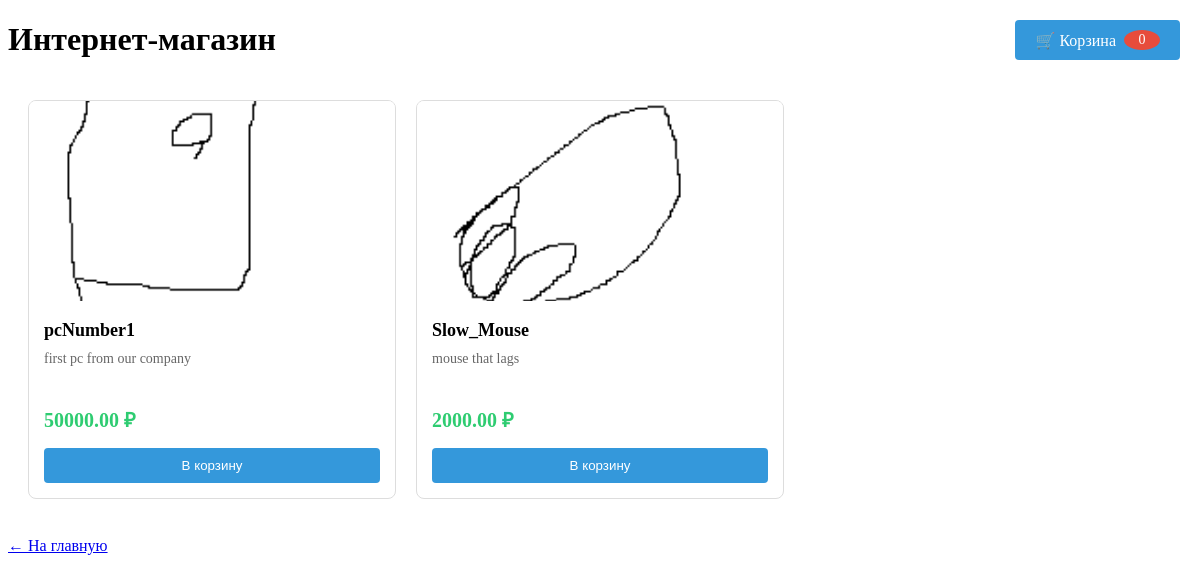
The app's page /shop/ with its own data.
### shop/models.py (models this page shows, shortened)
class Product(models.Model):
    name = models.CharField('Название', max_length=200)
    description = models.TextField('Описание', blank=True)
    price = models.DecimalField('Цена', max_digits=10, decimal_places=2)
    image = models.ImageField('Изображение', upload_to='products/', blank=True)
    created_at = models.DateTimeField(auto_now_add=True)
    is_active = models.BooleanField('Активен', default=True)
    class Meta:
        verbose_name = 'Товар'
        verbose_name_plural = 'Товары'
        ordering = ['-created_at']

### shop/views.py (the view)
# urls.py: path('', views.index, name='index'),
def index(request):
    products = Product.objects.filter(is_active=True)
    cart_count = 0
    if request.user.is_authenticated:
        cart, created = Cart.objects.get_or_create(user=request.user)
        cart_count = cart.get_item_count()
    return render(request, 'shop/index.html', {
        'title': 'Интернет-магазин',
        'products': products,
        'cart_count': cart_count
    })

### shop/templates/shop/index.html (shortened to what this page needs)
<!DOCTYPE html>
<html>
<head>
</head>
<body>
    <h1>{{ title }}</h1>
    <a href="{% url 'shop:cart' %}" class="cart-link">
        🛒 Корзина
        <span class="cart-count" id="cart-count">{{ cart_count|default:0 }}</span>
    </a>
    <div class="products-grid">
        {% for product in products %}
        <div class="product-card">
            {% if product.image %}
                <img src="{{ product.image.url }}" alt="{{ product.name }}" class="product-image">
            {% else %}
                <div class="product-image" style="display: flex; align-items: center; justify-content: center; background: #f0f0f0;">
                    <span style="font-size: 48px;">📦</span>
                </div>
            {% endif %}
            <div class="product-info">
                <h3 class="product-name">{{ product.name }}</h3>
                <p class="product-description">{{ product.description|truncatewords:15 }}</p>
                <div class="product-price">{{ product.price }} ₽</div>
                <form method="post" action="{% url 'shop:add_to_cart' product.id %}" class="add-to-cart-form">
                    <button type="submit" class="btn-buy">В корзину</button>
                </form>
            </div>
        </div>
        {% empty %}
        <div class="no-products">
            <p>Товаров пока нет</p>
        </div>
        {% endfor %}
    </div>
    <br>
    <a href="{% url 'home' %}">← На главную</a>
</body>
</html>

### shop/templates/shop/index.html (style rules this page uses)
.products-grid { display: grid; grid-template-columns: repeat(auto-fill, minmax(280px, 1fr)); gap: 20px; padding: 20px; }
.product-card { border: 1px solid #ddd; border-radius: 8px; overflow: hidden; transition: transform 0.2s, box-shadow 0.2s; }
.product-image { width: 100%; height: 200px; object-fit: cover; background-color: #f5f5f5; }
.product-info { padding: 15px; }
.product-name { font-size: 18px; font-weight: bold; margin: 0 0 10px; }
.product-description { color: #666; font-size: 14px; margin: 0 0 15px; min-height: 40px; }
.product-price { font-size: 20px; font-weight: bold; color: #2ecc71; margin: 0 0 15px; }
.btn-buy { display: block; width: 100%; padding: 10px; background-color: #3498db; color: white; text-align: center; text-decoration: none; border: none; border-radius: 4px; cursor: pointer; transition: background-color 0.2s; }
.cart-link { position: fixed; top: 20px; right: 20px; padding: 10px 20px; background-color: #3498db; color: white; text-decoration: none; border-radius: 4px; display: flex; align-items: center; gap: 8px; }
.cart-count { background-color: #e74c3c; color: white; border-radius: 50%; padding: 2px 8px; font-size: 14px; min-width: 20px; text-align: center; }

### records on screen
Product: image (picture), name "pcNumber1", description "first pc from our company", price "50000.00"
Product: image (picture), name "Slow_Mouse", description "mouse that lags", price "2000.00"

### other values on screen
{{ title }} "Интернет-магазин"
{{ cart_count|default:0 }} "0"
